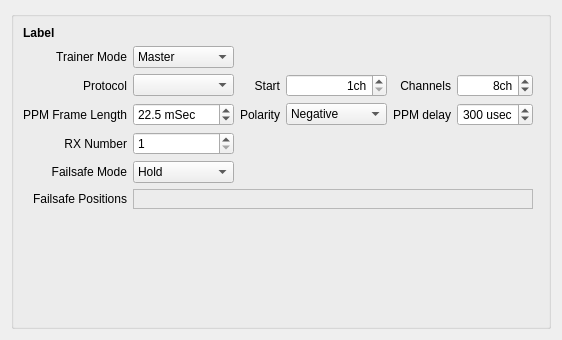
<?xml version="1.0" encoding="UTF-8"?>
<ui version="4.0">
 <class>Module</class>
 <widget class="QWidget" name="Module">
  <property name="geometry">
   <rect>
    <x>0</x>
    <y>0</y>
    <width>562</width>
    <height>340</height>
   </rect>
  </property>
  <property name="windowTitle">
   <string>Form</string>
  </property>
  <layout class="QVBoxLayout" name="verticalLayout">
   <item>
    <widget class="QGroupBox" name="moduleGB">
     <property name="title">
      <string/>
     </property>
     <layout class="QGridLayout" name="gridLayout_69" rowstretch="0,0,0,0,0,0,0,0" columnstretch="0,0,0,0,0,0,0">
      <item row="5" column="0">
       <widget class="QLabel" name="label_failsafeMode">
        <property name="text">
         <string>Failsafe Mode</string>
        </property>
        <property name="alignment">
         <set>Qt::AlignRight|Qt::AlignTrailing|Qt::AlignVCenter</set>
        </property>
       </widget>
      </item>
      <item row="2" column="1">
       <widget class="QComboBox" name="protocol"/>
      </item>
      <item row="3" column="4">
       <widget class="QLabel" name="label_ppmDelay">
        <property name="text">
         <string>PPM delay</string>
        </property>
        <property name="alignment">
         <set>Qt::AlignRight|Qt::AlignTrailing|Qt::AlignVCenter</set>
        </property>
       </widget>
      </item>
      <item row="3" column="5">
       <widget class="QSpinBox" name="ppmDelay">
        <property name="alignment">
         <set>Qt::AlignRight|Qt::AlignTrailing|Qt::AlignVCenter</set>
        </property>
        <property name="suffix">
         <string> usec</string>
        </property>
        <property name="minimum">
         <number>100</number>
        </property>
        <property name="maximum">
         <number>800</number>
        </property>
        <property name="singleStep">
         <number>50</number>
        </property>
        <property name="value">
         <number>300</number>
        </property>
       </widget>
      </item>
      <item row="3" column="3">
       <widget class="QComboBox" name="ppmPolarity">
        <property name="sizePolicy">
         <sizepolicy hsizetype="MinimumExpanding" vsizetype="Fixed">
          <horstretch>0</horstretch>
          <verstretch>0</verstretch>
         </sizepolicy>
        </property>
        <item>
         <property name="text">
          <string>Negative</string>
         </property>
        </item>
        <item>
         <property name="text">
          <string>Positive</string>
         </property>
        </item>
       </widget>
      </item>
      <item row="4" column="0">
       <widget class="QLabel" name="label_rxNumber">
        <property name="text">
         <string>RX Number</string>
        </property>
        <property name="alignment">
         <set>Qt::AlignRight|Qt::AlignTrailing|Qt::AlignVCenter</set>
        </property>
       </widget>
      </item>
      <item row="1" column="1">
       <widget class="QComboBox" name="trainerMode">
        <item>
         <property name="text">
          <string>Master</string>
         </property>
        </item>
        <item>
         <property name="text">
          <string>Slave</string>
         </property>
        </item>
       </widget>
      </item>
      <item row="3" column="2">
       <widget class="QLabel" name="label_ppmPolarity">
        <property name="text">
         <string>Polarity</string>
        </property>
        <property name="alignment">
         <set>Qt::AlignRight|Qt::AlignTrailing|Qt::AlignVCenter</set>
        </property>
       </widget>
      </item>
      <item row="2" column="0">
       <widget class="QLabel" name="label_protocol">
        <property name="text">
         <string>Protocol</string>
        </property>
        <property name="alignment">
         <set>Qt::AlignRight|Qt::AlignTrailing|Qt::AlignVCenter</set>
        </property>
       </widget>
      </item>
      <item row="1" column="0">
       <widget class="QLabel" name="label_trainerMode">
        <property name="text">
         <string>Trainer Mode</string>
        </property>
        <property name="alignment">
         <set>Qt::AlignRight|Qt::AlignTrailing|Qt::AlignVCenter</set>
        </property>
       </widget>
      </item>
      <item row="4" column="1">
       <widget class="QSpinBox" name="rxNumber">
        <property name="sizePolicy">
         <sizepolicy hsizetype="MinimumExpanding" vsizetype="Fixed">
          <horstretch>0</horstretch>
          <verstretch>0</verstretch>
         </sizepolicy>
        </property>
        <property name="suffix">
         <string/>
        </property>
        <property name="minimum">
         <number>1</number>
        </property>
        <property name="maximum">
         <number>125</number>
        </property>
        <property name="singleStep">
         <number>1</number>
        </property>
        <property name="value">
         <number>1</number>
        </property>
       </widget>
      </item>
      <item row="3" column="1">
       <widget class="QDoubleSpinBox" name="ppmFrameLength">
        <property name="suffix">
         <string> mSec</string>
        </property>
        <property name="decimals">
         <number>1</number>
        </property>
        <property name="minimum">
         <double>12.500000000000000</double>
        </property>
        <property name="maximum">
         <double>32.500000000000000</double>
        </property>
        <property name="singleStep">
         <double>0.500000000000000</double>
        </property>
        <property name="value">
         <double>22.500000000000000</double>
        </property>
       </widget>
      </item>
      <item row="3" column="0">
       <widget class="QLabel" name="label_ppmFrameLength">
        <property name="text">
         <string>PPM Frame Length</string>
        </property>
        <property name="alignment">
         <set>Qt::AlignRight|Qt::AlignTrailing|Qt::AlignVCenter</set>
        </property>
       </widget>
      </item>
      <item row="0" column="0" colspan="7">
       <widget class="QLabel" name="label_module">
        <property name="styleSheet">
         <string notr="true">font-weight: bold;</string>
        </property>
        <property name="text">
         <string>Label</string>
        </property>
       </widget>
      </item>
      <item row="2" column="5">
       <widget class="QSpinBox" name="channelsCount">
        <property name="alignment">
         <set>Qt::AlignRight|Qt::AlignTrailing|Qt::AlignVCenter</set>
        </property>
        <property name="suffix">
         <string>ch</string>
        </property>
        <property name="minimum">
         <number>1</number>
        </property>
        <property name="maximum">
         <number>16</number>
        </property>
        <property name="singleStep">
         <number>2</number>
        </property>
        <property name="value">
         <number>8</number>
        </property>
       </widget>
      </item>
      <item row="2" column="3">
       <widget class="QSpinBox" name="channelsStart">
        <property name="alignment">
         <set>Qt::AlignRight|Qt::AlignTrailing|Qt::AlignVCenter</set>
        </property>
        <property name="suffix">
         <string>ch</string>
        </property>
        <property name="minimum">
         <number>1</number>
        </property>
        <property name="maximum">
         <number>32</number>
        </property>
        <property name="singleStep">
         <number>1</number>
        </property>
        <property name="value">
         <number>1</number>
        </property>
       </widget>
      </item>
      <item row="2" column="2">
       <widget class="QLabel" name="label_channelsStart">
        <property name="text">
         <string>Start</string>
        </property>
        <property name="alignment">
         <set>Qt::AlignRight|Qt::AlignTrailing|Qt::AlignVCenter</set>
        </property>
       </widget>
      </item>
      <item row="2" column="4">
       <widget class="QLabel" name="label_channelsCount">
        <property name="sizePolicy">
         <sizepolicy hsizetype="Preferred" vsizetype="Preferred">
          <horstretch>0</horstretch>
          <verstretch>0</verstretch>
         </sizepolicy>
        </property>
        <property name="text">
         <string>Channels</string>
        </property>
        <property name="alignment">
         <set>Qt::AlignRight|Qt::AlignTrailing|Qt::AlignVCenter</set>
        </property>
       </widget>
      </item>
      <item row="5" column="1">
       <widget class="QComboBox" name="failsafeMode">
        <item>
         <property name="text">
          <string>Hold</string>
         </property>
        </item>
        <item>
         <property name="text">
          <string>Custom</string>
         </property>
        </item>
        <item>
         <property name="text">
          <string>No Pulses</string>
         </property>
        </item>
       </widget>
      </item>
      <item row="6" column="0">
       <widget class="QLabel" name="label_failsafeFrame">
        <property name="text">
         <string>Failsafe Positions</string>
        </property>
        <property name="alignment">
         <set>Qt::AlignRight|Qt::AlignTrailing|Qt::AlignVCenter</set>
        </property>
       </widget>
      </item>
      <item row="6" column="1" colspan="5">
       <widget class="QFrame" name="failsafesFrame">
        <property name="frameShape">
         <enum>QFrame::StyledPanel</enum>
        </property>
        <property name="frameShadow">
         <enum>QFrame::Sunken</enum>
        </property>
        <layout class="QVBoxLayout" name="verticalLayout_2">
         <item>
          <layout class="QGridLayout" name="failsafesLayout"/>
         </item>
        </layout>
       </widget>
      </item>
      <item row="7" column="0">
       <spacer name="verticalSpacer">
        <property name="orientation">
         <enum>Qt::Vertical</enum>
        </property>
        <property name="sizeHint" stdset="0">
         <size>
          <width>20</width>
          <height>40</height>
         </size>
        </property>
       </spacer>
      </item>
     </layout>
    </widget>
   </item>
  </layout>
 </widget>
 <resources/>
 <connections/>
</ui>
